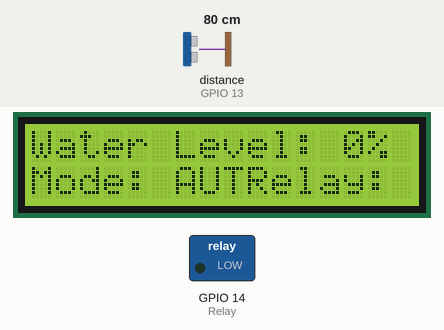
The sketch below on a simulated ESP8266 (NodeMCU). On the bench: 16×2 character LCD, switched loads named in the sketch (green lamp = pin HIGH). Wiring (inferred from the names in the program): ultrasonic range finder: trigger GPIO 12; echo GPIO 13. Inputs (shaded band) come from the test bench; at power-on: distance to the obstacle (sensor on GPIO 13) 80 cm. The echo pulse lasts 58.3 µs per cm; WiFi joins after 1.5 s; servers stay silent unless stated; pins used as bus, display or sensor lines are not drawn.

Above: at 2.7 s.
2.8 s: distance to the obstacle (sensor on GPIO 13) set to 35 cm
At 4.2 s:
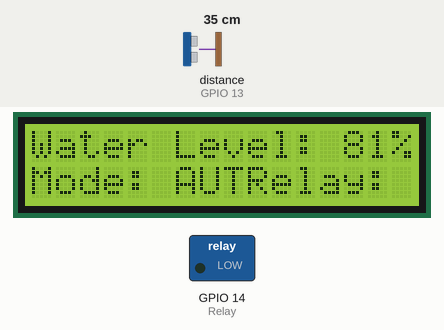
4.6 s: distance to the obstacle (sensor on GPIO 13) set to 43 cm
At 5.8 s:
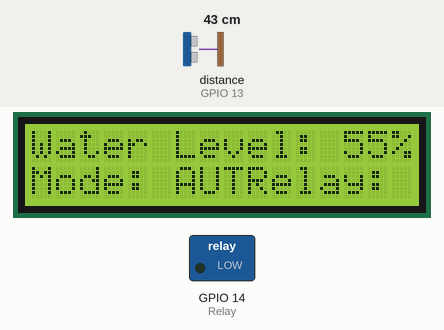
6.6 s: distance to the obstacle (sensor on GPIO 13) set to 37 cm
At 8.5 s:
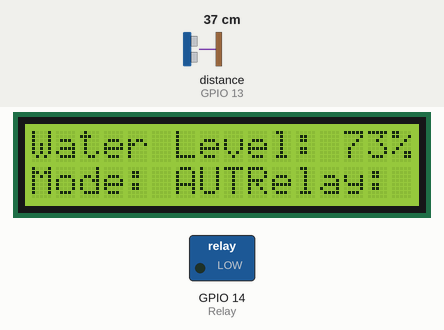
Timing chart, 0 to 10.0 s (numbered marks = the images above; inputs shaded):
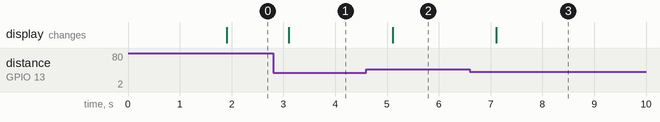

Measured:
- after the input at 2.8 s, the display: changes after 0.31 s (image 1)
- after the input at 4.6 s, the display: changes after 0.51 s (image 2)
- after the input at 6.6 s, the display: changes after 0.51 s (image 3)

The sketch:

IoT_water_level_monitoring_and_control_system_V2.ino
```cpp
//IoT water level monitoring and control system

#define BLYNK_TEMPLATE_ID "TMPL2ZLi28ONx"
#define BLYNK_TEMPLATE_NAME "IoT water level monitoring and control system"
#define BLYNK_AUTH_TOKEN "HluAkU6PyAhgK7Y7Jt4nJVu9rs5E1SSb"

#include <Wire.h>
#include <LiquidCrystal_I2C.h>
#include <ESP8266WiFi.h>
#include <BlynkSimpleEsp8266.h>

char ssid[] = "Airtel_4G_SMARTBOX_0C2E";
char pass[] = "@dleksy57";

int emptyTankDistance = 57;
int fullTankDistance = 30;
int pumpTriggerPer = 10;
int offTriggerPer = 95;

#define TRIG 12                //D6
#define ECHO 13                //D7
#define Relay 14           //D5

#define V_B_1 V1
#define V_B_3 V3
#define V_B_4 V4

LiquidCrystal_I2C lcd(0x27, 16, 2); // Set the LCD address to 0x27 for a 16x2 display

float duration;
float distance;
int waterLevelPer;

bool toggleRelay = false;
bool modeFlag = true;
String currMode;

char auth[] = BLYNK_AUTH_TOKEN;

BlynkTimer timer;

void checkBlynkStatus() {
  bool isconnected = Blynk.connected();
  if (isconnected == false) {
  }
  if (isconnected == true) {
  }
}

BLYNK_WRITE(VPIN_BUTTON_3) {
  modeFlag = param.asInt();
  if (!modeFlag && toggleRelay) {
    digitalWrite(Relay, LOW);
    toggleRelay = false;
  }
  currMode = modeFlag ? "AUTO" : "MANUAL";
  Serial.print(currMode);
  displayData(); // Update LCD with the new mode
}

BLYNK_WRITE(VPIN_BUTTON_4) {
  if (!modeFlag) {
    toggleRelay = param.asInt();
    digitalWrite(Relay, toggleRelay);
  } else {
    Blynk.virtualWrite(V_B_4, toggleRelay);
  }
}

BLYNK_CONNECTED() {
  Blynk.syncVirtual(V_B_1);
  Blynk.virtualWrite(V_B_3, modeFlag);
  Blynk.virtualWrite(V_B_4, toggleRelay);
}

void displayData() {
  lcd.clear();
  lcd.setCursor(0, 0);
  lcd.print("Water Level: ");
  lcd.print(waterLevelPer);
  lcd.print("%");
  lcd.setCursor(0, 1);
  lcd.print("Mode: ");
  lcd.print(currMode);
  lcd.setCursor(9, 1);
  lcd.print("Relay: ");
  lcd.print(toggleRelay ? "ON" : "OFF");
}

void measureDistance() {
  digitalWrite(TRIG, LOW);
  delayMicroseconds(2);
  digitalWrite(TRIG, HIGH);
  delayMicroseconds(20);
  digitalWrite(TRIG, LOW);
  duration = pulseIn(ECHO, HIGH);
  distance = ((duration / 2) * 0.343) / 10;
  if (distance > fullTankDistance && distance < emptyTankDistance) {
    waterLevelPer = map((int)distance, emptyTankDistance, fullTankDistance, 0, 100);
    Blynk.virtualWrite(V_B_1, waterLevelPer);
    if (waterLevelPer <= pumpTriggerPer) {
      if (modeFlag) {
        if (!toggleRelay) {
          digitalWrite(Relay, HIGH);
          toggleRelay = true;
          Blynk.virtualWrite(V_B_4, toggleRelay);
        }
      }
    }
    if (waterLevelPer >= offTriggerPer) {
      if (modeFlag) {
        if (toggleRelay) {
          digitalWrite(Relay, LOW);
          toggleRelay = false;
          Blynk.virtualWrite(V_B_4, toggleRelay);
        }
      }
    }
  }
  displayData();
  delay(100);
}

void setup() {
  Serial.begin(9600);
  pinMode(ECHO, INPUT);
  pinMode(TRIG, OUTPUT);
  pinMode(Relay, OUTPUT);

  lcd.init();                      // Initialize the LCD
  lcd.backlight();                 // Turn on the backlight

  currMode = modeFlag ? "AUTO" : "MANUAL";

  WiFi.begin(ssid, pass);
  timer.setInterval(2000L, checkBlynkStatus);
  timer.setInterval(1000L, measureDistance);
  Blynk.config(auth);
  delay(1000);

  Blynk.virtualWrite(V_B_3, modeFlag);
  Blynk.virtualWrite(V_B_4, toggleRelay);

  delay(500);
}

void loop() {
  Blynk.run();
  timer.run();

  // Read serial data
  String readString;
  while (Serial.available()) {
    char c = Serial.read();
    if (c == '\n') {  // Check for end of message
      // Process the received message
      if (readString.startsWith("PTP:")) {  // Check for pump trigger percentage
        int value = readString.substring(4).toInt();  // Extract the value part of the message
        if (value >= 10 && value <= 40) {  // Check if the value is within the valid range
          pumpTriggerPer = value;
        }
        //else {
       //   Serial.println("Invalid pump trigger percentage");
       // }
      } else if (readString.startsWith("OTP:")) {  // Check for off trigger percentage
        int value = readString.substring(4).toInt();  // Extract the value part of the message
        if (value >= 41 && value <= 95) {  // Check if the value is within the valid range
          offTriggerPer = value;
        }
        //else {
       //   Serial.println("Invalid off trigger percentage");
       // }
      }
      //else {
      //  Serial.println("Invalid message format");
      //}
      readString = "";  // Clear the string buffer for the next message
    } else {
      readString += c;  // Append the received character to the string buffer
    }
  }

}
```
